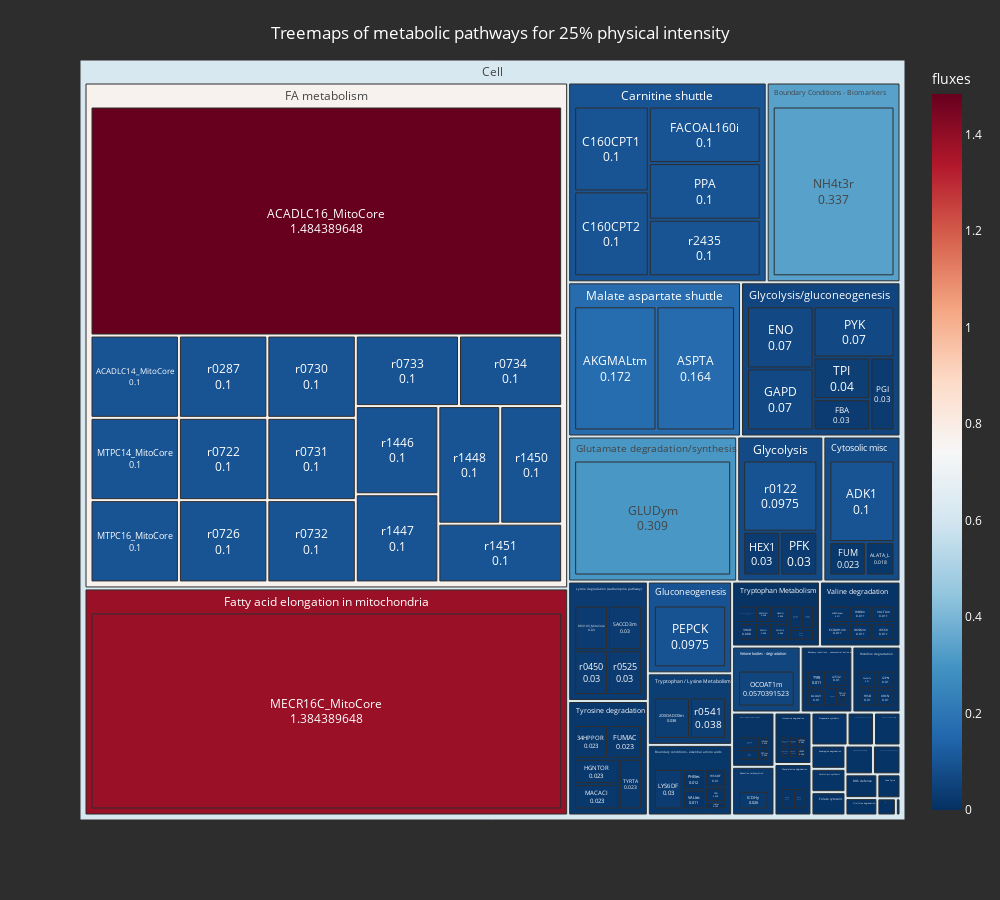
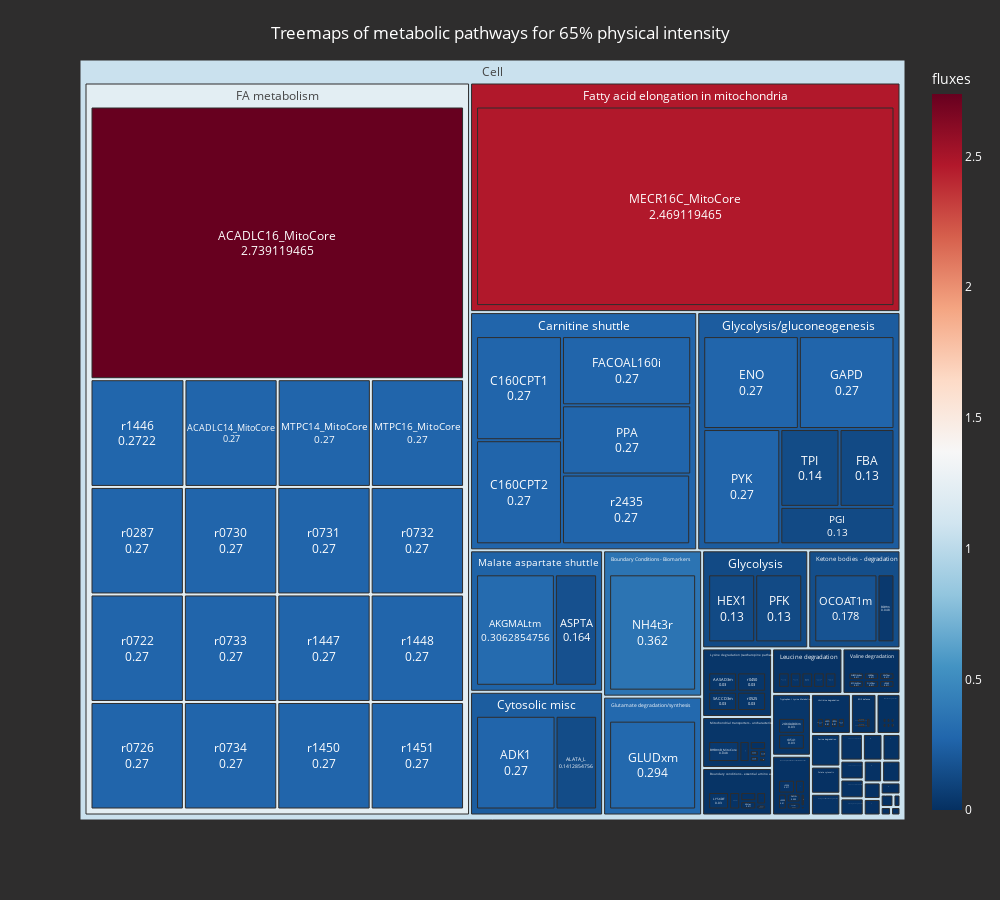
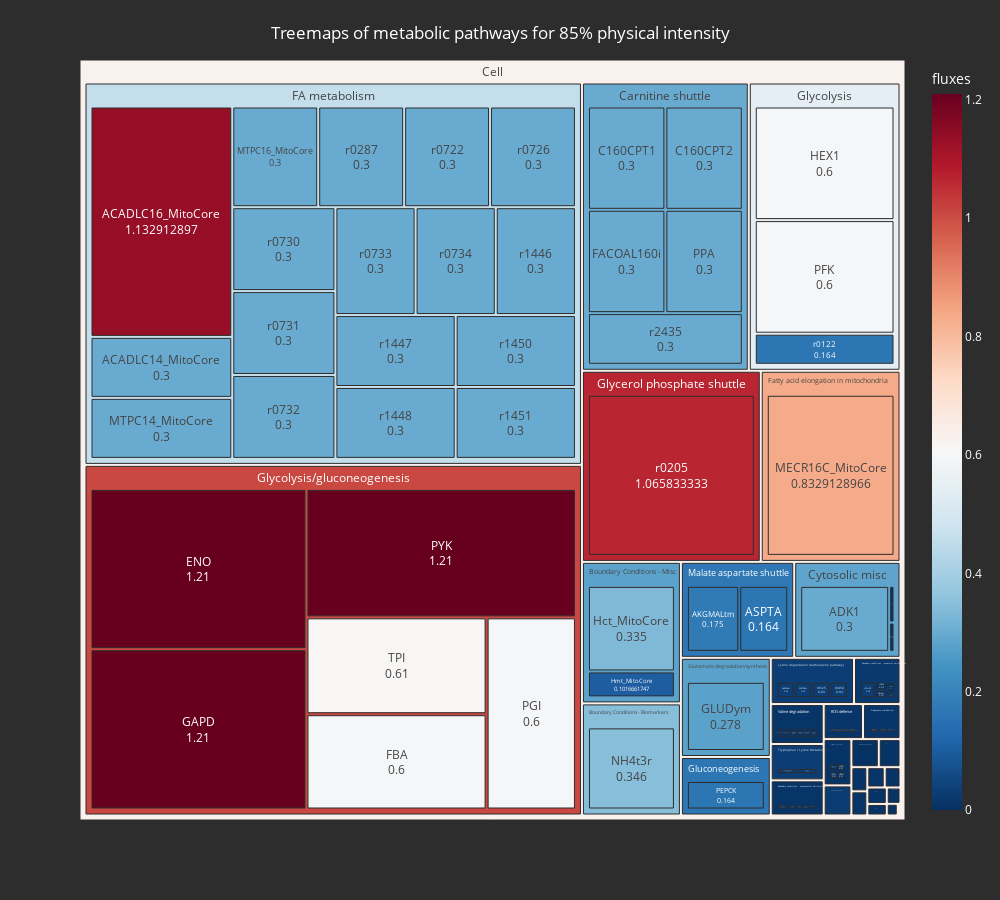
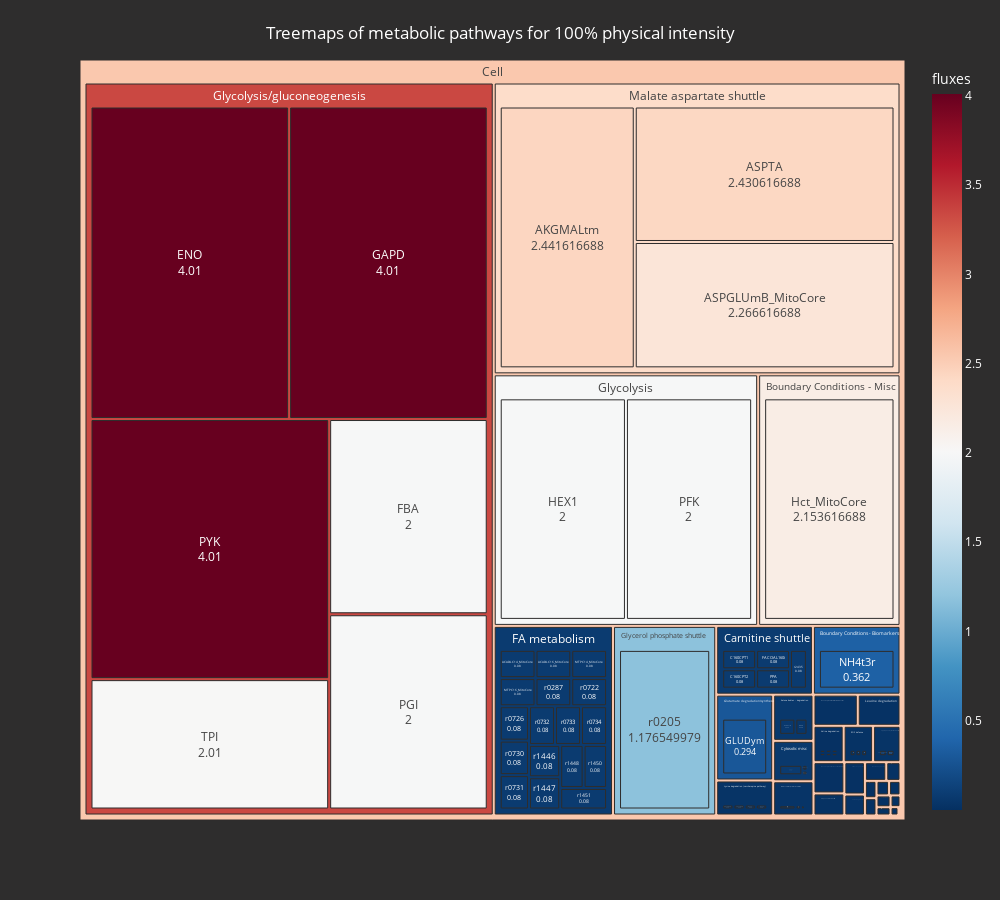

The notebook cell these images were saved under, in order:
### Markdown cell above
### Building treemaps

### Code cell
if mouse_WT:
    display_treemap(dt25, '25')
    display_treemap(dt65, '65')
    display_treemap(dt85, '85')
    display_treemap(dt100, '100')

### Figure 1 — Plotly figure (JSON) as saved in the notebook; plotly's stock layout.template omitted (floating-point values rounded to 4 significant figures; data arrays with more than 128 entries replaced by an {"elided": "..."} marker saying what was removed)
{"data": [{"branchvalues": "total", "customdata": {"elided": "152x1 float values"}, "domain": {"x": [0, 1], "y": [0, 1]}, "hovertemplate": "Pathway or enzyme=%{label}<br>Flux=%{value}<br>Percentage=.%{percent entry}<extra></extra>", "ids": {"elided": "152 str values"}, "labels": {"elided": "152 str values"}, "marker": {"coloraxis": "coloraxis", "colors": {"elided": "152 float values"}}, "name": "", "parents": {"elided": "152 str values"}, "textinfo": "label+value", "textposition": "middle center", "type": "treemap", "values": {"elided": "152 float values"}}], "layout": {"coloraxis": {"colorbar": {"title": {"text": "fluxes"}}, "colorscale": [[0, "rgb(5,48,97)"], [0.1, "rgb(33,102,172)"], [0.2, "rgb(67,147,195)"], [0.3, "rgb(146,197,222)"], [0.4, "rgb(209,229,240)"], [0.5, "rgb(247,247,247)"], [0.6, "rgb(253,219,199)"], [0.7, "rgb(244,165,130)"], [0.8, "rgb(214,96,77)"], [0.9, "rgb(178,24,43)"], [1, "rgb(103,0,31)"]]}, "font": {"color": "white"}, "height": 900, "legend": {"tracegroupgap": 0}, "margin": {"t": 60}, "paper_bgcolor": "#2e2d2d", "plot_bgcolor": "rgba(0, 0, 0, 100)", "title": {"text": "Treemaps of metabolic pathways for 25% physical intensity", "x": 0.5, "y": 0.97}, "width": 1000}}

### Figure 2 — Plotly figure (JSON) as saved in the notebook; plotly's stock layout.template omitted (floating-point values rounded to 4 significant figures; data arrays with more than 128 entries replaced by an {"elided": "..."} marker saying what was removed)
{"data": [{"branchvalues": "total", "customdata": {"elided": "157x1 float values"}, "domain": {"x": [0, 1], "y": [0, 1]}, "hovertemplate": "Pathway or enzyme=%{label}<br>Flux=%{value}<br>Percentage=.%{percent entry}<extra></extra>", "ids": {"elided": "157 str values"}, "labels": {"elided": "157 str values"}, "marker": {"coloraxis": "coloraxis", "colors": {"elided": "157 float values"}}, "name": "", "parents": {"elided": "157 str values"}, "textinfo": "label+value", "textposition": "middle center", "type": "treemap", "values": {"elided": "157 float values"}}], "layout": {"coloraxis": {"colorbar": {"title": {"text": "fluxes"}}, "colorscale": [[0, "rgb(5,48,97)"], [0.1, "rgb(33,102,172)"], [0.2, "rgb(67,147,195)"], [0.3, "rgb(146,197,222)"], [0.4, "rgb(209,229,240)"], [0.5, "rgb(247,247,247)"], [0.6, "rgb(253,219,199)"], [0.7, "rgb(244,165,130)"], [0.8, "rgb(214,96,77)"], [0.9, "rgb(178,24,43)"], [1, "rgb(103,0,31)"]]}, "font": {"color": "white"}, "height": 900, "legend": {"tracegroupgap": 0}, "margin": {"t": 60}, "paper_bgcolor": "#2e2d2d", "plot_bgcolor": "rgba(0, 0, 0, 100)", "title": {"text": "Treemaps of metabolic pathways for 65% physical intensity", "x": 0.5, "y": 0.97}, "width": 1000}}

### Figure 3 — Plotly figure (JSON) as saved in the notebook; plotly's stock layout.template omitted (floating-point values rounded to 4 significant figures; data arrays with more than 128 entries replaced by an {"elided": "..."} marker saying what was removed)
{"data": [{"branchvalues": "total", "customdata": {"elided": "134x1 float values"}, "domain": {"x": [0, 1], "y": [0, 1]}, "hovertemplate": "Pathway or enzyme=%{label}<br>Flux=%{value}<br>Percentage=.%{percent entry}<extra></extra>", "ids": {"elided": "134 str values"}, "labels": {"elided": "134 str values"}, "marker": {"coloraxis": "coloraxis", "colors": {"elided": "134 float values"}}, "name": "", "parents": {"elided": "134 str values"}, "textinfo": "label+value", "textposition": "middle center", "type": "treemap", "values": {"elided": "134 float values"}}], "layout": {"coloraxis": {"colorbar": {"title": {"text": "fluxes"}}, "colorscale": [[0, "rgb(5,48,97)"], [0.1, "rgb(33,102,172)"], [0.2, "rgb(67,147,195)"], [0.3, "rgb(146,197,222)"], [0.4, "rgb(209,229,240)"], [0.5, "rgb(247,247,247)"], [0.6, "rgb(253,219,199)"], [0.7, "rgb(244,165,130)"], [0.8, "rgb(214,96,77)"], [0.9, "rgb(178,24,43)"], [1, "rgb(103,0,31)"]]}, "font": {"color": "white"}, "height": 900, "legend": {"tracegroupgap": 0}, "margin": {"t": 60}, "paper_bgcolor": "#2e2d2d", "plot_bgcolor": "rgba(0, 0, 0, 100)", "title": {"text": "Treemaps of metabolic pathways for 85% physical intensity", "x": 0.5, "y": 0.97}, "width": 1000}}

### Figure 4 — Plotly figure (JSON) as saved in the notebook; plotly's stock layout.template omitted (floating-point values rounded to 4 significant figures; data arrays with more than 128 entries replaced by an {"elided": "..."} marker saying what was removed)
{"data": [{"branchvalues": "total", "customdata": {"elided": "140x1 float values"}, "domain": {"x": [0, 1], "y": [0, 1]}, "hovertemplate": "Pathway or enzyme=%{label}<br>Flux=%{value}<br>Percentage=.%{percent entry}<extra></extra>", "ids": {"elided": "140 str values"}, "labels": {"elided": "140 str values"}, "marker": {"coloraxis": "coloraxis", "colors": {"elided": "140 float values"}}, "name": "", "parents": {"elided": "140 str values"}, "textinfo": "label+value", "textposition": "middle center", "type": "treemap", "values": {"elided": "140 float values"}}], "layout": {"coloraxis": {"colorbar": {"title": {"text": "fluxes"}}, "colorscale": [[0, "rgb(5,48,97)"], [0.1, "rgb(33,102,172)"], [0.2, "rgb(67,147,195)"], [0.3, "rgb(146,197,222)"], [0.4, "rgb(209,229,240)"], [0.5, "rgb(247,247,247)"], [0.6, "rgb(253,219,199)"], [0.7, "rgb(244,165,130)"], [0.8, "rgb(214,96,77)"], [0.9, "rgb(178,24,43)"], [1, "rgb(103,0,31)"]]}, "font": {"color": "white"}, "height": 900, "legend": {"tracegroupgap": 0}, "margin": {"t": 60}, "paper_bgcolor": "#2e2d2d", "plot_bgcolor": "rgba(0, 0, 0, 100)", "title": {"text": "Treemaps of metabolic pathways for 100% physical intensity", "x": 0.5, "y": 0.97}, "width": 1000}}
